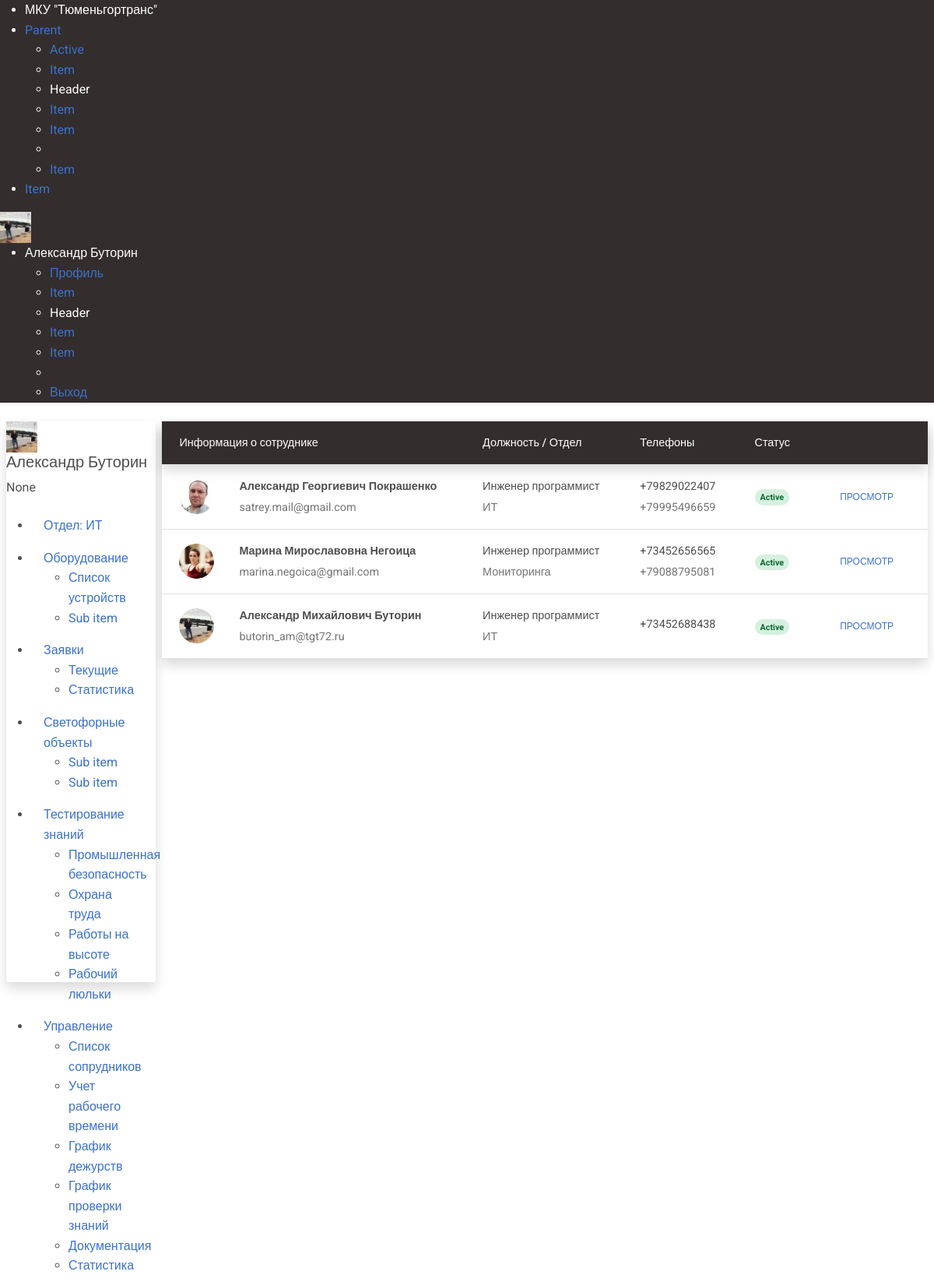
The page /users/user_list/ (signed in) on the database as committed earlier.
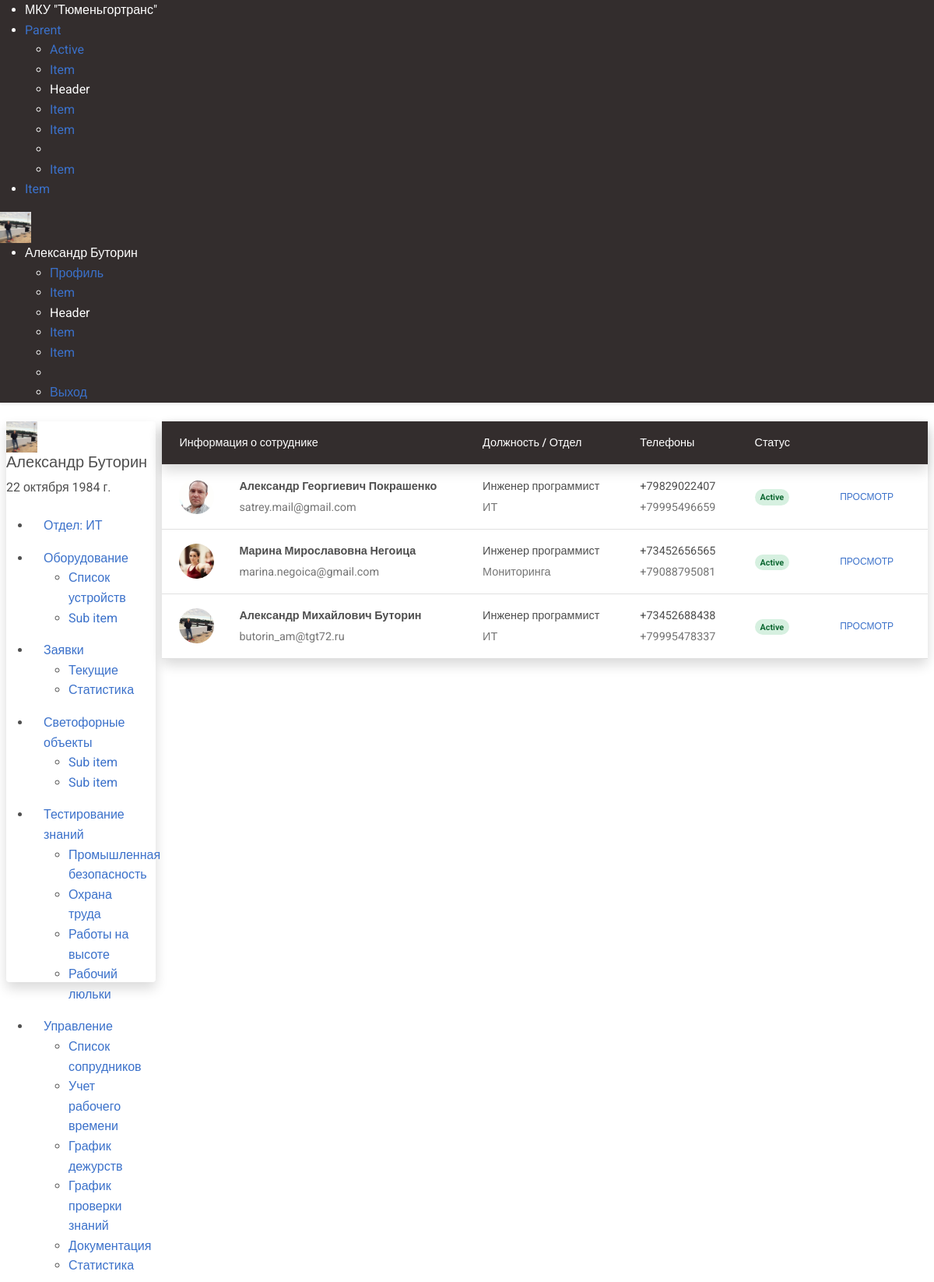
The same page on the database as committed later.
### users/models.py (models this page shows, shortened)
class CustomUser(AbstractUser):
    middle_name = models.CharField('Отчество', max_length=50, blank=True, null=True)
    date_of_birth = models.DateField(blank=True, null=True, verbose_name='Дата рождения')
    age = models.IntegerField(blank=True, null=True, verbose_name='Возраст')
    phone_number_work = models.CharField('Рабочий телефон', max_length=16, blank=True, null=True)
    phone_number_mobile = models.CharField('Мобильный телефон', max_length=12, blank=True, null=True)
    department = models.ForeignKey(Department, blank=True, null=True, on_delete=models.CASCADE, verbose_name='Отдел')
    avatar = models.ImageField(upload_to='avatars/', blank=True, null=True)
    position = models.ForeignKey(Position, blank=True, null=True, on_delete=models.CASCADE, verbose_name='Должность')
    date_of_employment = models.DateField(blank=True, null=True, verbose_name='Дата трудоустройства')
    class Meta:
        verbose_name = 'Пользователь'
        verbose_name_plural = 'Пользователи'

class Department(models.Model):
    department = models.CharField('Отдел', max_length=50)
    slug = models.CharField('Слаг', max_length=70, blank=True)
    class Meta:
        verbose_name = "Отдел"
        verbose_name_plural = "Отделы"
    def __str__(self):
        return self.department

### users/views.py (the view)
# urls.py: path('user_list/', CustomUserListView.as_view(), name='user_list'),
class CustomUserListView(ListView):
    model = CustomUser
    template_name = 'users/user_list.html'
    paginate_by = 10

### templates/users/user_list.html (shortened to what this page needs)
{% extends 'users/main.html' %}
{% block content %}
<div class="card m-2 shadow">
<table class="table align-middle mb-0 bg-white">
  <thead class="bg-dark text-white shadow">
    <tr class="">
      <th>Информация о сотруднике</th>
      <th>Должность / Отдел</th>
      <th>Телефоны</th>
      <th>Статус</th>
      <th></th>
    </tr>
  </thead>
  <tbody>
  {% for user in object_list %}
    <tr class="table-row">
      <td>
        <div class="d-flex align-items-center">
          <img
              src="{{ user.avatar.url }}"
              alt=""
              style="width: 45px; height: 45px"
              class="rounded-circle me-3"
              />
          <div class="ms-3">
            <p class="fw-bold mb-1">{{ user.first_name }}  {{ user.middle_name }} {{ user.last_name }}</p>
            <p class="text-muted mb-0">{{ user.email }}</p>
          </div>
        </div>
      </td>
      <td>
        <p class="fw-normal mb-1">Инженер программист</p>
        <p class="text-muted mb-0">{{ user.department }}</p>
      </td>
      <td>
        <p class="fw-normal mb-1">{% if user.phone_number_work %}{{ user.phone_number_work }}{% endif %}</p>
        <p class="text-muted mb-0">{% if user.phone_number_mobile %}{{ user.phone_number_mobile }}{% endif %}</p>
      </td>
      <td>
        <span class="badge badge-success rounded-pill d-inline">Active</span></td>
      <td>
        <button type="button" class="btn btn-link btn-sm btn-rounded">
          <a href="{% url 'user_detail' user.pk %}">Просмотр</a>
        </button>
      </td>
    </tr>
    {% endfor %}
  </tbody>
</table>
</div>
{% endblock %}

### templates/components/navbar.html (shortened to what this page needs)
{% load static %}
<nav class="uk-navbar-container shadow-sm bg-dark text-white">
    <div class="uk-container-expand uk-padding-small uk-padding-remove-top uk-padding-remove-bottom">
        <div uk-navbar class="">
            <div class="uk-navbar-left text-white">
                <ul class="uk-navbar-nav text-white">
                    <li class="uk-active"><a class="text-white" href="https://tgt72.ru/" target="_blank">МКУ "Тюменьгортранс"</a></li>
                    <li>
                        <a href="#">Parent </a>
                        <div class="uk-navbar-dropdown">
                            <ul class="uk-nav uk-navbar-dropdown-nav">
                                <li class="uk-active"><a href="#">Active</a></li>
                                <li><a href="#">Item</a></li>
                                <li class="uk-nav-header">Header</li>
                                <li><a href="#">Item</a></li>
                                <li><a href="#">Item</a></li>
                                <li class="uk-nav-divider"></li>
                                <li><a href="#">Item</a></li>
                            </ul>
                        </div>
                    </li>
                    <li><a href="#">Item</a></li>
                </ul>
            </div>
            <div class="uk-navbar-right">
                <div class="uk-width-auto">
                    {% if user.is_authenticated %}<img class="uk-border-circle" width="40" height="40" src="{{ user.avatar.url }}" alt="Avatar">{% endif %}
                </div>
                <ul class="uk-navbar-nav">
                    {% if user.is_authenticated %}
                    <li>
                        <a class="text-white" href="#">{{ user.first_name }} {{ user.last_name }}</a>
                        <div class="uk-navbar-dropdown">
                            <ul class="uk-nav uk-navbar-dropdown-nav">
                                <li class="uk-active"><a href="#">Профиль</a></li>
                                <li><a href="#">Item</a></li>
                                <li class="uk-nav-header">Header</li>
                                <li><a href="#">Item</a></li>
                                <li><a href="#">Item</a></li>
                                <li class="uk-nav-divider"></li>
                                <li><a href="{% url 'logout_user' %}">Выход</a></li>
                            </ul>
                        </div>
                    </li>
                    {% else %}
                    <li>
                        <a uk-icon="sign-in" href="{% url 'login_user' %}">Авторизоваться</a>
                    </li>
                    {% endif %}
                </ul>
            </div>
        </div>
    </div>
</nav>

### templates/components/left_sidebar.html (shortened to what this page needs)
{% load static %}
<div class="uk-card uk-card-default m-2 me-0 left_sidebar shadow">
    <div class="uk-card-header">
        <div class="uk-grid-small uk-flex-middle" uk-grid>
            <div class="uk-width-auto ps-0">
                <img class="uk-border-circle" width="40" height="40" src="{{ user.avatar.url }}" alt="Avatar">
            </div>
            <div class="uk-width-expand">
                <h5 class="uk-card-title uk-margin-remove-bottom">{{ user.first_name }} {{ user.last_name }}</h5>
                <p class="uk-text-meta uk-margin-remove-top">
                    <time datetime="2023-04-10T12:00">
                        {{ user.date_of_birth }}
                    </time>
                </p>
            </div>
        </div>
    </div>
    <div class="">
    <ul class="uk-nav-default" uk-nav="multiple: true">
        <li class="uk-active p-3 pt-2 pb-2"><a href="#">Отдел: {{ user.department }}</a></li>
        <li class="uk-parent p-3 pt-2 pb-2">
            <a class="" href="#">Оборудование </a>
            <ul class="uk-nav-sub">
                <li><a href="{% url 'device_list' %}">Список устройств</a></li>
                <li>
                    <a href="#">Sub item</a>
                </li>
            </ul>
        </li>
        <li class="uk-parent p-3 pt-2 pb-2">
            <a href="#">Заявки </a>
            <ul class="uk-nav-sub">
                <li class=""><a href="#">Текущие</a></li>
                <li class=""><a href="#">Статистика</a></li>
            </ul>
        </li>
        <li class="uk-parent p-3 pt-2 pb-2">
            <a href="#">Светофорные объекты </a>
            <ul class="uk-nav-sub">
                <li><a href="#">Sub item</a></li>
                <li><a href="#">Sub item</a></li>
            </ul>
        </li>
        <li class="uk-parent p-3 pt-2 pb-2">
            <a href="#">Тестирование знаний </a>
            <ul class="uk-nav-sub">
                <li><a href="#">Промышленная безопасность</a></li>
                <li><a href="#">Охрана труда</a></li>
                <li><a href="#">Работы на высоте</a></li>
                <li><a href="#">Рабочий люльки</a></li>
            </ul>
        </li>
        <li class="uk-parent p-3 pt-2 pb-2">
            <a href="#">Управление </a>
            <ul class="uk-nav-sub">
                <li class=""><a href="{% url 'user_list' %}">Список сопрудников</a></li>
                <li class=""><a href="#">Учет рабочего времени</a></li>
                <li><a href="#">График дежурств</a></li>
                <li><a href="#">График проверки знаний</a></li>
                <li><a href="#">Документация</a></li>
                <li><a href="#">Статистика</a></li>
            </ul>
        </li>
    </ul>
</div>
</div>

Rows that differ between the two databases and show on the page:
changed CustomUser "Михайлович": date_of_birth "None" → "22 октября 1984 г."; phone_number_mobile (not shown) → "+79995478337"
